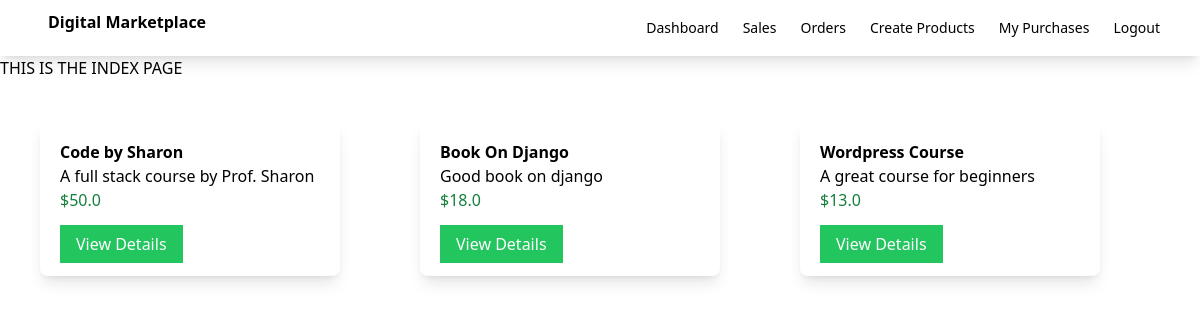
/, run on an earlier commit of the app's database.
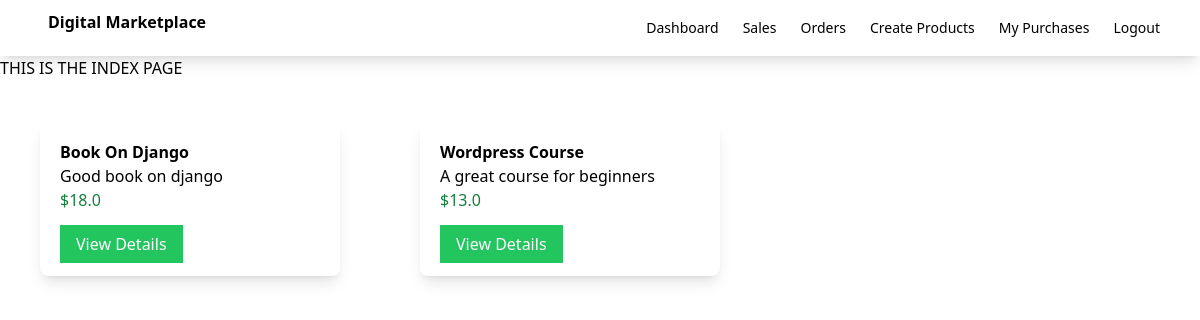
And on a later commit of the database.
### myapp/models.py (models this page shows, shortened)
class Product(models.Model):
    name = models.CharField(max_length=100)
    description = models.CharField(max_length=100)
    price = models.FloatField()
    file = models.FileField(upload_to='uploads')

### myapp/views.py (the view)
# urls.py: path('',views.index,name='index'),
def index(request):
    products = Product.objects.all()
    return render(request,'myapp/index.html',{'products':products})

### myapp/templates/myapp/index.html (shortened to what this page needs)
{% extends 'myapp/base.html' %}
{% block body %}
    THIS IS THE INDEX PAGE
    <div class="product-container flex">
        {% for product in products %}
        <div class="product shadow-lg w-1/4 rounded-lg m-10">
            <div class="p-5">
                <div class="font-bold">
                    {{ product.name }}
                </div>
                <div>
                    {{ product.description }}
                </div>
                <div class="text-green-700">
                    ${{ product.price }}
                </div>
                <div class="mt-5">
                    <a class="bg-green-500 text-white px-4 py-2" href="{% url 'detail' product.id %}">View Details</a>
                </div>
            </div>
        </div>
    {% endfor %}
    </div>
{% endblock %}

### myapp/templates/myapp/base.html (shortened to what this page needs)
<!DOCTYPE html>
<html lang="en">
<head>
    <script src="https://cdn.tailwindcss.com"></script>
</head>
<body>
    <nav class="shadow-lg">
        <div class="flex flex-wrap justify-between ml-5 items-center mx-auto px-4 py-2.5">
            <a href="" class="flex item-centre">
                <span class="self-centre text-xml font-semibold">Digital Marketplace</span>
            </a>
            <div class="flex items-center">
                <a href="{% url 'dashboard' %}" class="mr-6 text-sm font-medium text-grey-500">Dashboard</a>
                <a href="" class="mr-6 text-sm font-medium text-grey-500">Sales</a>
                <a href="" class="mr-6 text-sm font-medium text-grey-500">Orders</a>
                <a href="{% url 'createproduct' %}" class="mr-6 text-sm font-medium text-grey-500">Create Products</a>
                <a href="" class="mr-6 text-sm font-medium text-grey-500">My Purchases</a>
                <a href="" class="mr-6 text-sm font-medium text-grey-500">Logout</a>
            </div>
        </div>
    </nav>
    {% block body %}
    {% endblock %}
</body>
</html>

What changed in the data, as far as the page shows it:
removed Product: name "Code by Sharon", description "A full stack course by Prof. Sharon", price "50.0"
